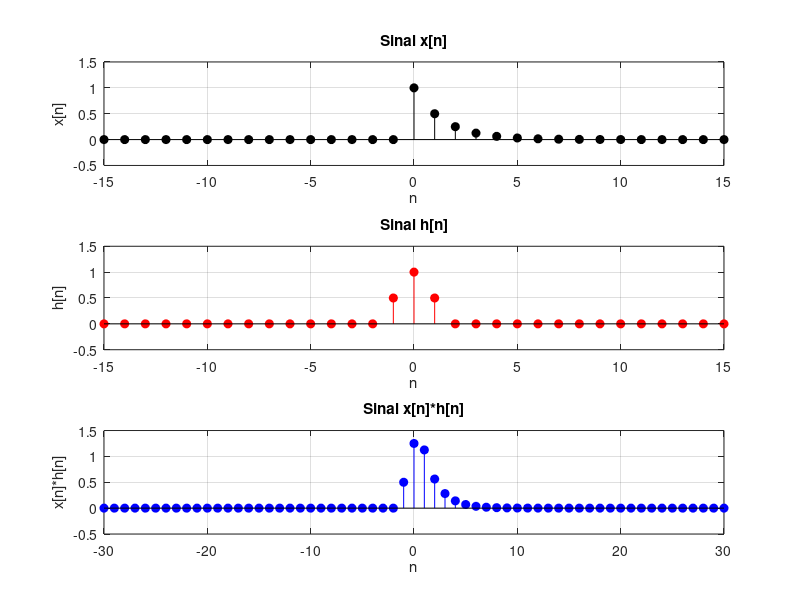

This chart was generated by the following MATLAB code:
clear all
clc

%% Convolução de Sinais
n = -15:15;
% Criando x[n]
x = zeros(size(n));

fator = 1;
for i = -15:15
    if i >= 0 
        x(n == i) = fator;
        fator = fator/2;
    end
end

% Criando h[n]
h = zeros(size(n));
h(n == -1) = 0.5;
h(n == 0) = 1;
h(n == 1) = 0.5;

% Fazendo a convolucao de x[n]*h[n]
y = conv(x, h);

% Plotando os resultados
figure;
% Plot [n]
subplot(3,1,1);
stem(n, x, 'k', 'filled');
ylim([-0.5 1.5]);
xlabel('n');
ylabel('x[n]');
title('Sinal x[n]');
grid on;

% Plot h[n]
subplot(3,1,2);
stem(n, h, 'r', 'filled');
ylim([-0.5 1.5]);
xlabel('n');
ylabel('h[n]');
title('Sinal h[n]');
grid on;

% Plot convolucao
n = -30:30;
subplot(3,1,3);
stem(n, y, 'b', 'filled');
ylim([-0.5 1.5]);
xlabel('n');
ylabel('x[n]*h[n]');
title('Sinal x[n]*h[n]');
grid on;